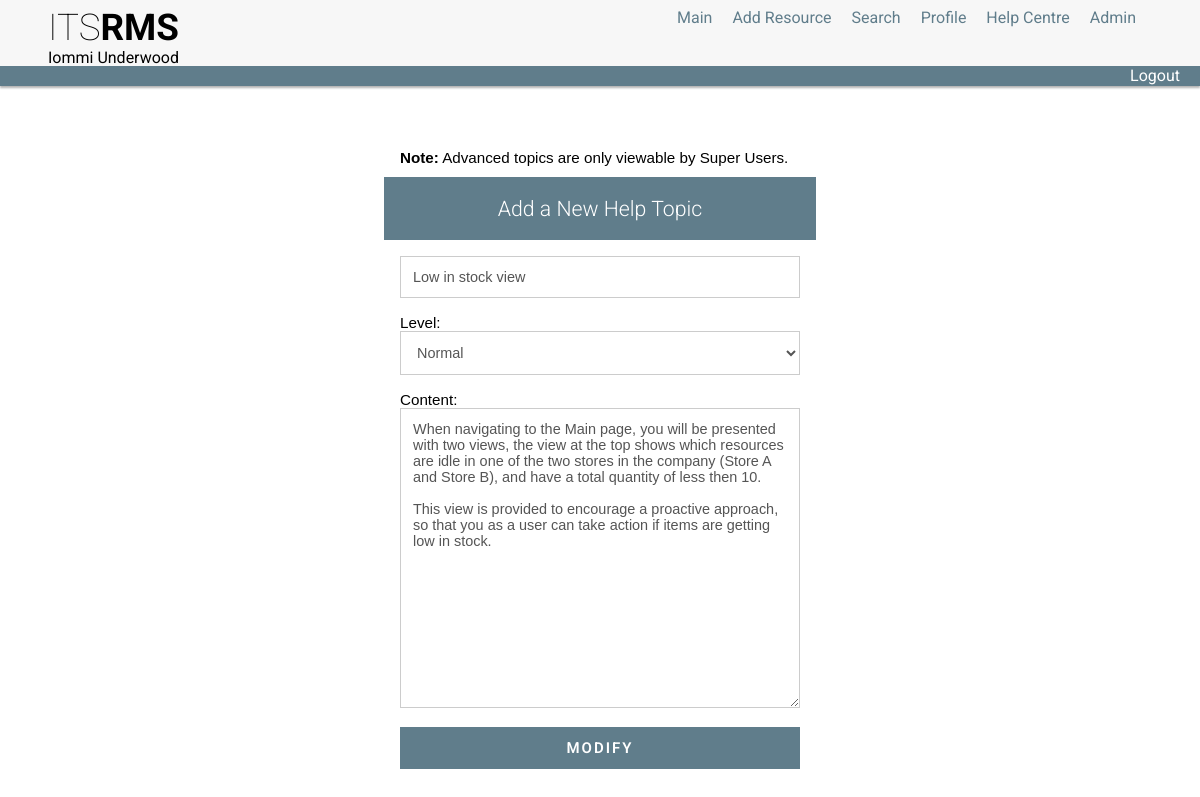
The page /modifyHelpTopic.php?id=4 (signed in) on the database its author committed.
### tables this page shows
CREATE TABLE `help` (
  `help_id` int(11) NOT NULL AUTO_INCREMENT,
  `help_subject` varchar(100) NOT NULL,
  `help_content` text NOT NULL,
  `help_level_id` int(11) NOT NULL,
  PRIMARY KEY (`help_id`),
  UNIQUE KEY `un_help_subject` (`help_subject`),
  KEY `fk_help_level_id` (`help_level_id`),
  CONSTRAINT `fk_help_level_id` FOREIGN KEY (`help_level_id`) REFERENCES `help_levels` (`help_level_id`)
);

CREATE TABLE `help_levels` (
  `help_level_id` int(11) NOT NULL AUTO_INCREMENT,
  `help_level` varchar(50) NOT NULL,
  `help_level_description` varchar(200) NOT NULL,
  PRIMARY KEY (`help_level_id`),
  UNIQUE KEY `un_help_level` (`help_level`)
);

### modifyHelpTopic.php (the view, shortened to what this page needs)
<?php
	include_once ("topSection.php");
?>
			<div class="content">
				<div class="container">
					<div class="form-style">
						<p><b>Note:</b> Advanced topics are only viewable by Super Users.</p>
						<h1>Add a New Help Topic</h1>
						<?php
							$id = $_GET['id'];
							$getTopicInfo = mysql_query ("SELECT h.help_id, h.help_subject, h.help_content, h.help_level_id, hl.help_level FROM help h LEFT JOIN help_levels hl ON h.help_level_id = hl.help_level_id WHERE h.help_id = \"$id\"");
							while ($topicInfo = mysql_fetch_array ($getTopicInfo)) {
								echo "<form id='form' action='modifyHelp_submitted.php?id=" . $id . "' method='post'>";
									echo "<input type='text' name='subject' required='required' value='" . $topicInfo['help_subject'] . "'/>";
									echo "<label>Level:</label>";
									echo "<select name='helpLevel'>";
									$getLevels = mysql_query ("SELECT * FROM help_levels order by help_level asc");
										while ($allLevels = mysql_fetch_array($getLevels )) {
									?>
									<?php echo "<option id='". $allLevels ['help_level_id'] ."'"?>
									<?php
										if ($allLevels ['help_level_id'] == $topicInfo ['help_level_id']){
											echo "selected>";
										} else {
											echo ">";
										}
									?>
									<?php echo $allLevels ['help_level']; ?><?php echo "</option>"; ?>
										<?php } ?>
								<?PHP
									echo "</select>";
									echo "<label>Content:</label>";
									echo "<textarea name='helpContent' required='required' maxlength='40000'>" . $topicInfo['help_content'] . "</textarea>";
									echo "<input type='submit' value='MODIFY' />";
								echo "</form>";
							}
						?>
						<br>
					</div>
				</div>
			</div>
<?php
	include_once ("bottomSection.php");
?>

### css/style.css (style rules this page uses)
body { -webkit-background-size: cover; -moz-background-size: cover; -o-background-size: cover; background-size: cover; font-family: 'Roboto', sans-serif; }
h1,h2,h3,h4,h5,h6 { margin: 0 0 .5em; font-weight: 500; line-height: 1.1; }
h1 { font-size: 2.25em; }
p { margin: 0 0 1.5em; line-height: 1.5; }
.container { max-width: 50em; margin: 0 auto; }
.content { padding: 1em 1.25em; background-color: #fff; margin:70px auto; }
@media (min-width: 42em) { .content { padding: 2em 3em; } }
.form-style { font: 95% Arial, Helvetica, sans-serif; max-width: 400px; margin: 5px auto; padding: 5% 0% 0% 0%; }
.form-style h1 { background: #607D8B; padding: 20px 0; font-size: 140%; font-weight: 300; font-family: 'Roboto', sans-serif; text-align: center; color: #FFFFFF; margin: -16px -16px 16px -16px; }
.form-style input[type=text], .form-style input[type=date], .form-style input[type=datetime], .form-style input[type=email], .form-style input[type=number], .form-style input[type=search], .form-style input[type=time], .form-style input[type=url], .form-style input[type=password], .form-style textarea, .form-style select { -webkit-transition: all 0.30s ease-in-out; -moz-transition: all 0.30s ease-in-out; -ms-transition: all 0.30s ease-in-out; -o-transition: all 0.30s ease-in-out; outline: none; box-sizing: border-box; -webkit-box-sizing: border-box; -moz-box-sizing: border-box; width: 100%; background: #fff; margin-bottom: 4%; border: 1px solid #ccc; padding: 3%; color: #555; font: 95% Arial, Helvetica, sans-serif; }
.form-style textarea { height:300px; }
.form-style input[type=submit], .form-style input[type=button] { box-sizing: border-box; -moz-transition: background-color .25s ease-in-out; -webkit-transition: background-color .25s ease-in-out; -o-transition: background-color .25s ease-in-out; -ms-transition: background-color .25s ease-in-out; transition: background-color .25s ease-in-out; letter-spacing: 2px; text-decoration: none; text-transform: uppercase; font-family: 'Roboto', sans-serif; font-size: 15px; font-weight: 600; color: #FFFFFF; width: 100%; padding: 3%; background: #607D8B; border-bottom: none; border-top-style: none; border-right-style: none; border-left-style: none; }

### rows shown on the page
help: subject "Low in stock view", helpLevel "Normal", helpContent "When navigating to the Main page, you will be presented with two views, the view at the top shows which resources are idle in one of the two stores in the company (Store A and Store B), and have a total quantity of less then 10. This view is provided to encourage a proactive approach, so that you as a user can take action if items are getting low in stock."

### other values the page prints
$fullName "Iommi Underwood"
